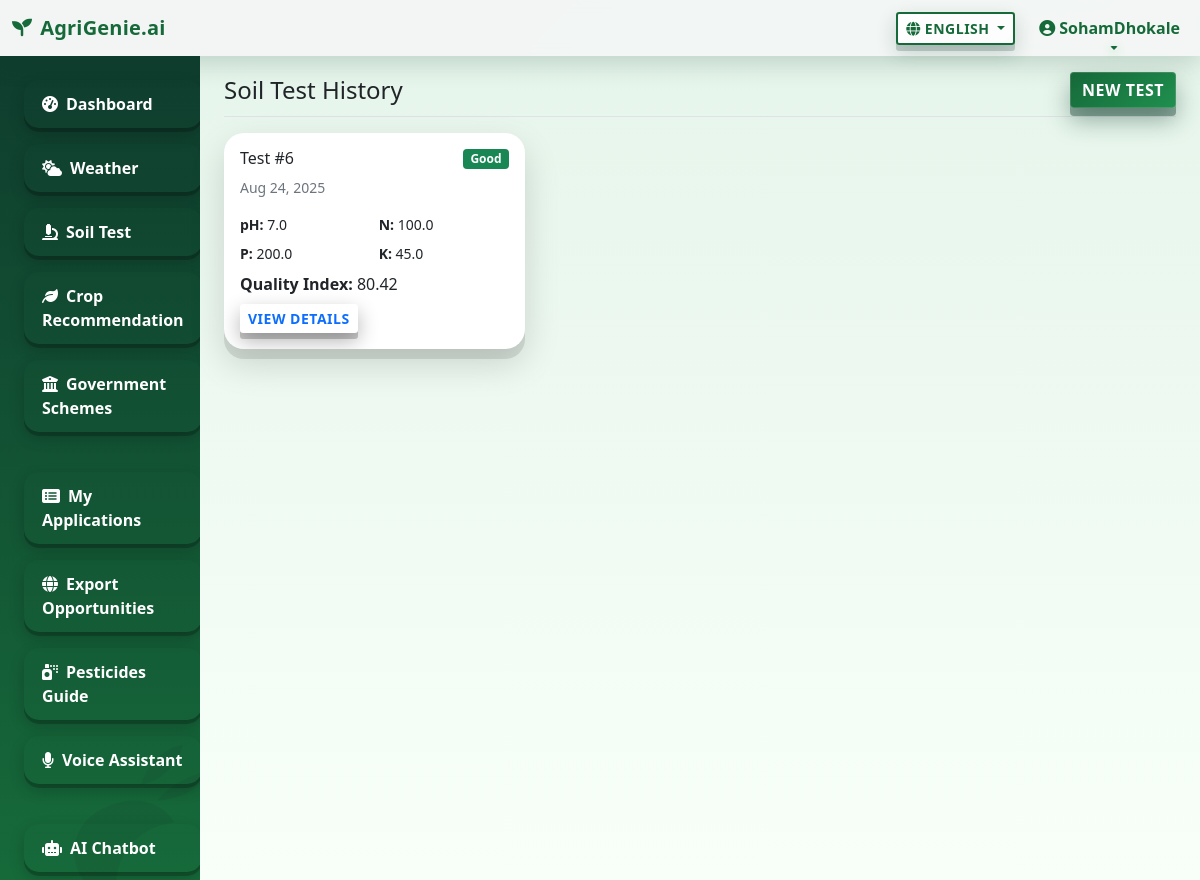
/soil/history/ (signed in), run on the app's committed database.
### apps/authentication/models.py (models this page shows, shortened)
class CustomUser(AbstractUser):
    phone = models.CharField(max_length=15, blank=True)
    location = models.CharField(max_length=100, blank=True)
    farm_size = models.DecimalField(max_digits=10, decimal_places=2, null=True, blank=True)
    state = models.CharField(max_length=50, blank=True)
    district = models.CharField(max_length=50, blank=True)
    created_at = models.DateTimeField(auto_now_add=True)

### apps/soil/models.py (models this page shows, shortened)
class SoilTest(models.Model):
    QUALITY_CHOICES = [
        ('poor', 'Poor'),
        ('slightly_poor', 'Slightly Poor'),
        ('moderate', 'Moderate'),
        ('good', 'Good'),
        ('excellent', 'Excellent'),
    ]
    user = models.ForeignKey(User, on_delete=models.CASCADE)
    ph_value = models.FloatField()
    nitrogen = models.FloatField()
    phosphorus = models.FloatField()
    potassium = models.FloatField()
    moisture = models.FloatField()
    humidity = models.FloatField()
    organic_matter = models.FloatField()
    quality_index = models.FloatField()
    quality_rating = models.CharField(max_length=20, choices=QUALITY_CHOICES)
    recommendations = models.TextField(blank=True)
    created_at = models.DateTimeField(auto_now_add=True)

### apps/soil/views.py (the view)
# urls.py: path('history/', views.soil_history, name='soil_history'),
@login_required
def soil_history(request):
    tests = SoilTest.objects.filter(user=request.user).order_by('-created_at')
    return render(request, 'soil/history.html', {'tests': tests})

### apps/authentication/context_processors.py (called while the page is built)
def site_language(request):
    lang = request.session.get('site_lang') or request.COOKIES.get('site_lang') or 'en'
    def t(key):
        """Template function to get translation"""
        return get_translation(key, lang)
    def translate(text):
        """Template function to translate text"""
        return translate_text(text, lang)
    return {
        'site_lang': lang,
        't': t,
        'translate': translate
    }

### apps/authentication/templatetags/translation_tags.py (called while the page is built)
@register.filter
@stringfilter
def t(key, language='en'):
    return get_translation(key, language)

### apps/authentication/translations.py (called while the page is built)
def get_translation(key, language='en'):
    return TRANSLATIONS.get(language, {}).get(key, TRANSLATIONS['en'].get(key, key))

### templates/soil/history.html (shortened to what this page needs)
{% extends 'base/base.html' %}
{% block content %}
<div class="pt-3 pb-2 mb-3 border-bottom d-flex align-items-center justify-content-between">
    <h2 class="h4 mb-0">Soil Test History</h2>
    <a href="{% url 'soil_test' %}" class="btn btn-primary">New Test</a>
</div>
{% if tests %}
    <div class="row">
        {% for test in tests %}
        <div class="col-md-6 col-lg-4 mb-4">
            <div class="card">
                <div class="card-body">
                    <div class="d-flex justify-content-between align-items-start mb-2">
                        <h6 class="card-title mb-0">Test #{{ test.id }}</h6>
                        <span class="badge bg-{{ test.quality_rating|yesno:'success,warning,danger' }}">
                            {{ test.get_quality_rating_display }}
                        </span>
                    </div>
                    <p class="card-text small text-muted">
                        {{ test.created_at|date:"M d, Y" }}
                    </p>
                    <div class="row g-2 small">
                        <div class="col-6">
                            <strong>pH:</strong> {{ test.ph_value }}
                        </div>
                        <div class="col-6">
                            <strong>N:</strong> {{ test.nitrogen }}
                        </div>
                        <div class="col-6">
                            <strong>P:</strong> {{ test.phosphorus }}
                        </div>
                        <div class="col-6">
                            <strong>K:</strong> {{ test.potassium }}
                        </div>
                    </div>
                    <div class="mt-2">
                        <strong>Quality Index:</strong> {{ test.quality_index }}
                    </div>
                    <a href="{% url 'soil_report' test.id %}" class="btn btn-sm btn-outline-primary mt-2">View Details</a>
                </div>
            </div>
        </div>
        {% endfor %}
    </div>
{% else %}
    <div class="card">
        <div class="card-body text-center">
            <p class="text-muted mb-0">No soil tests found. Start your first test!</p>
        </div>
    </div>
{% endif %}
{% endblock %}

### templates/base/base.html (shortened to what this page needs)
{% load translation_tags %}
<!DOCTYPE html>
<html lang="en">
<head>
    <link href="https://cdn.jsdelivr.net/npm/bootstrap@5.1.3/dist/css/bootstrap.min.css" rel="stylesheet">
    <link href="https://cdnjs.cloudflare.com/ajax/libs/font-awesome/6.0.0/css/all.min.css" rel="stylesheet">
</head>
<body>
    <nav class="navbar navbar-expand-lg navbar-light">
        <div class="container-fluid">
            <a class="navbar-brand" href="{% url 'dashboard' %}">
                <i class="fas fa-seedling me-2"></i>AgriGenie.ai
            </a>
            <div class="collapse navbar-collapse" id="navbarSupportedContent">
                <div class="d-flex align-items-center gap-2 me-3">
                    <div class="dropdown">
                        <button class="btn btn-sm btn-outline-secondary dropdown-toggle" id="siteLangBtn" data-bs-toggle="dropdown">
                            <i class="fas fa-globe me-1"></i><span id="siteLangText">{{ site_lang|default:'en' }}</span>
                        </button>
                    </div>
                </div>
                <ul class="navbar-nav mb-2 mb-lg-0">
                    {% if user.is_authenticated %}
                        <li class="nav-item dropdown">
                            <a class="nav-link dropdown-toggle" href="#" id="navbarDropdown" role="button" data-bs-toggle="dropdown">
                                <i class="fas fa-user-circle me-1"></i>{{ user.first_name|default:user.username }}
                            </a>
                        </li>
                    {% else %}
                        <li class="nav-item"><a class="nav-link" href="{% url 'login' %}">{{ 'login'|t:site_lang }}</a></li>
                        <li class="nav-item"><a class="nav-link" href="{% url 'register' %}">{{ 'register'|t:site_lang }}</a></li>
                    {% endif %}
                </ul>
            </div>
        </div>
    </nav>
    <div class="container-fluid">
        <div class="row">
            {% if user.is_authenticated %}
            <nav class="col-md-3 col-lg-2 d-md-block sidebar collapse">
                <div class="position-sticky pt-3">
                    <div class="crop-art">
                        <svg viewBox="0 0 64 64" xmlns="http://www.w3.org/2000/svg" fill="currentColor">
                            <path d="M21 52c0-11 9-20 20-20h3c-2-6-8-10-15-10C17 22 10 29 10 38c0 8 6 14 14 14h-3Z"/>
                            <path d="M36 18c3-6 9-10 16-10-3 6-9 10-16 10Z"/>
                            <path d="M40 24c5-4 12-6 19-6-4 5-11 7-19 6Z"/>
                        </svg>
                    </div>
                    <ul class="nav flex-column">
                        <li class="nav-item"><a class="nav-link" href="{% url 'dashboard' %}"><i class="fas fa-tachometer-alt me-2"></i>{{ 'dashboard'|t:site_lang }}</a></li>
                        <li class="nav-item"><a class="nav-link" href="{% url 'weather_dashboard' %}"><i class="fas fa-cloud-sun me-2"></i>{{ 'weather'|t:site_lang }}</a></li>
                        <li class="nav-item"><a class="nav-link" href="{% url 'soil_test' %}"><i class="fas fa-microscope me-2"></i>{{ 'soil_test'|t:site_lang }}</a></li>
                        <li class="nav-item"><a class="nav-link" href="{% url 'crop_recommendation' %}"><i class="fas fa-leaf me-2"></i>{{ 'crop_recommendation'|t:site_lang }}</a></li>
                        <li class="nav-item"><a class="nav-link" href="{% url 'schemes_list' %}"><i class="fas fa-university me-2"></i>{{ 'government_schemes'|t:site_lang }}</a></li>
                        <li class="nav-item"><a class="nav-link" href="{% url 'my_applications' %}"><i class="fas fa-list-alt me-2"></i>My Applications</a></li>
                        <li class="nav-item"><a class="nav-link" href="{% url 'exports_list' %}"><i class="fas fa-globe me-2"></i>{{ 'export_opportunities'|t:site_lang }}</a></li>
                        <li class="nav-item"><a class="nav-link" href="{% url 'pesticides_list' %}"><i class="fas fa-spray-can me-2"></i>{{ 'pesticides_guide'|t:site_lang }}</a></li>
                        <li class="nav-item"><a class="nav-link" href="{% url 'voice_assistant' %}"><i class="fas fa-microphone me-2"></i>{{ 'voice_assistant'|t:site_lang }}</a></li>
                        <li class="nav-item"><a class="nav-link" href="{% url 'chatbot' %}"><i class="fas fa-robot me-2"></i>{{ 'ai_chatbot'|t:site_lang }}</a></li>
                    </ul>
                </div>
            </nav>
            {% endif %}
            <main class="col-md-9 ms-sm-auto col-lg-10 px-md-4 main-content">
                {% block content %}{% endblock %}
            </main>
        </div>
    </div>
</body>
</html>

### data on the page
CustomUser: first_name "SohamDhokale"
SoilTest: id "6", quality_rating "Good", created_at "Aug 24, 2025", ph_value "7.0", nitrogen "100.0", phosphorus "200.0", potassium "45.0", quality_index "80.42"

### other printed values
{{ 'dashboard'|t:site_lang }} "Dashboard"
{{ 'weather'|t:site_lang }} "Weather"
{{ 'soil_test'|t:site_lang }} "Soil Test"
{{ 'crop_recommendation'|t:site_lang }} "Crop Recommendation"
{{ 'government_schemes'|t:site_lang }} "Government Schemes"
{{ 'export_opportunities'|t:site_lang }} "Export Opportunities"
{{ 'pesticides_guide'|t:site_lang }} "Pesticides Guide"
{{ 'voice_assistant'|t:site_lang }} "Voice Assistant"
{{ 'ai_chatbot'|t:site_lang }} "AI Chatbot"
